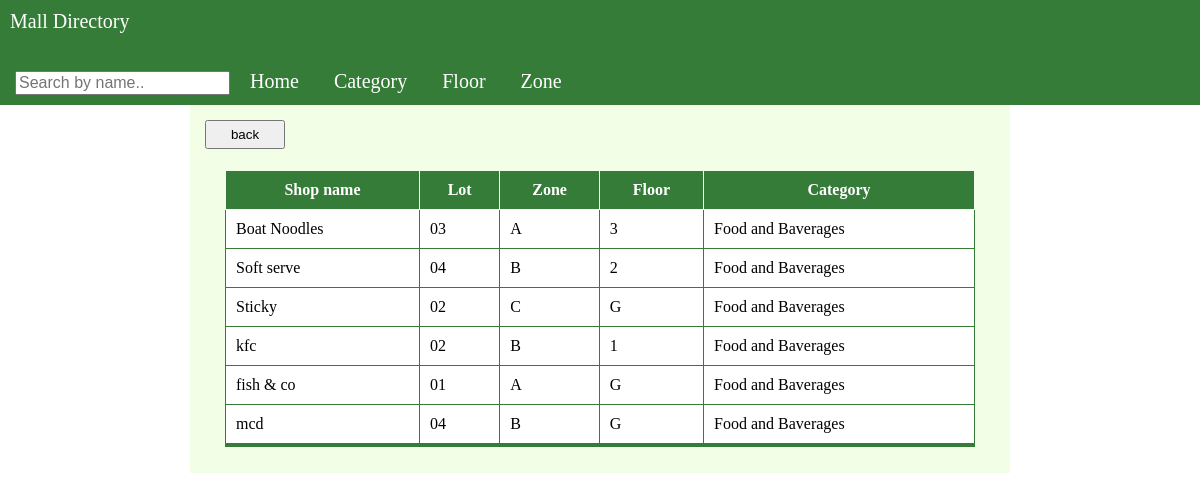
The page /directory/view.php?category=Food and Baverages on the database its author committed.
### tables this page shows
CREATE TABLE `tenant` (
  `id` int(11) NOT NULL,
  `name` text NOT NULL,
  `lot` varchar(255) NOT NULL,
  `zone` varchar(255) NOT NULL,
  `floor` varchar(255) NOT NULL,
  `category` varchar(255) NOT NULL
);

### directory/view.php (the view, shortened to what this page needs)
<?php
include('../includes/header_directory.php');
?>
<!DOCTYPE html>
<html>
<head>
<link rel="stylesheet" type="text/css" href="../includes/style.css">
</head>
<body>
<div class="container">
<button id="backbtn" onclick="document.location='index.php'">back</button><dl>
<table id="tenantTable">
	<thead>
	<tr>
	<th>Shop name</th>
	<th>Lot</th>
	<th>Zone</th>
	<th>Floor</th>
	<th>Category</th>
	</tr>
	</thead>
	<tbody>
<?php
	if(isset($_GET['name'])):
		$column = 'name';
		$getInput= $_GET['name'];
	elseif(isset($_GET['category'])):
		$column = 'category';
		$getInput = $_GET['category'];
	elseif(isset($_GET['floor'])):
		$column = 'floor';
		$getInput = $_GET['floor'];
	elseif(isset($_GET['zone'])):
		$column = 'zone';
		$getInput = $_GET['zone'];
	endif;
?>
<?php
	if($getInput != ""):
		$db = initdb();
		$sql = "SELECT * FROM tenant WHERE $column = '$getInput'";
		if($stmt = $db->prepare($sql)):
			if($stmt->bind_result($id, $name, $lot, $zone, $floor, $category)):
				if($stmt->execute()):
?>
<?php
					while($stmt->fetch()):
?>
					<tr>
					<td><?=$name?></td>
					<td><?=$lot?></td>
					<td><?=$zone?></td>
					<td><?=$floor?></td>
					<td><?=$category?></td>
					</tr>
		</tbody>
<?php
					endwhile;
				else:
					die('execute() failed: ' . htmlspecialchars($stmt->error));
				endif;
			else:
				die('bind_result() failed: ' . htmlspecialchars($stmt->error));
			endif;
		else:
			die("prepare() failed: " . htmlspecialchars($db->error) );
		endif;
	else:
		die("no id");
	endif;
?>
</table>
</div>
</body>
</html>

### includes/style.css (style rules this page uses)
div.container { margin: auto; width: 800px; padding: 10px; background-color: rgb(242, 255, 230); }
table { font-family: Calibri; border-collapse: collapse; border-color: rgb(242, 255, 230); border-bottom: 4px solid rgb(54, 124, 57); margin: auto; width: 750px; }
body { margin: 0px; }
th { color: white; background-color: rgb(54, 124, 57); border: 1px solid rgb(242, 255, 230); text-align: center; padding: 10px; }
td { border: 1px solid rgb(54, 124, 57); padding: 10px; background-color: white; }
#backbtn { padding: 5px; margin: 5px; width: 80px; }

### rows shown on the page
tenant: name "Boat Noodles", lot "03", zone "A", floor "3", category "Food and Baverages"
tenant: name "Soft serve", lot "04", zone "B", floor "2", category "Food and Baverages"
tenant: name "Sticky", lot "02", zone "C", floor "G", category "Food and Baverages"
tenant: name "kfc", lot "02", zone "B", floor "1", category "Food and Baverages"
tenant: name "fish & co", lot "01", zone "A", floor "G", category "Food and Baverages"
tenant: name "mcd", lot "04", zone "B", floor "G", category "Food and Baverages"
